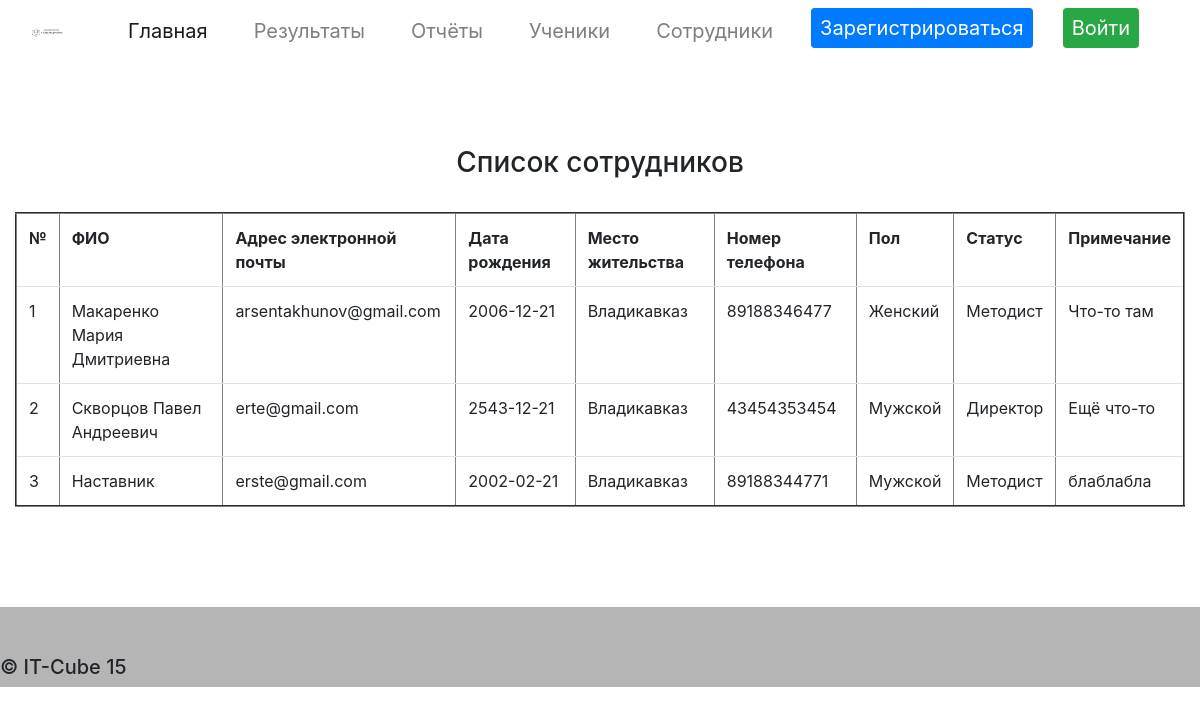
The page /employees on the database its author committed.
### data/employees.py (models this page shows, shortened)
class Employees(SqlAlchemyBase, UserMixin, SerializerMixin):
    __tablename__ = 'Employees'
    id = sqlalchemy.Column(sqlalchemy.Integer,
                           primary_key=True, autoincrement=True)
    FIO = sqlalchemy.Column(sqlalchemy.String, nullable=True)
    Email = sqlalchemy.Column(sqlalchemy.String, nullable=True, unique=True)
    Hashed_password = sqlalchemy.Column(sqlalchemy.String, nullable=True)
    Date_of_birth = sqlalchemy.Column(sqlalchemy.Date, nullable=True)
    Place_of_residence = sqlalchemy.Column(sqlalchemy.String, nullable=True)
    Number_phone = sqlalchemy.Column(sqlalchemy.String, nullable=True)
    Gender = sqlalchemy.Column(sqlalchemy.String, nullable=True)
    Status = sqlalchemy.Column(sqlalchemy.String, sqlalchemy.ForeignKey("Status_employees.id"), nullable=True)
    Note = sqlalchemy.Column(sqlalchemy.Text)
    studies_it_cube = orm.relation("Studies_it_cube", back_populates='employer')
    statusemployer = orm.relation("StatusEmployer")
    results = orm.relation("Results", back_populates='employer')
    participation_employees = orm.relation("Participation_employees", back_populates='employer')

class StatusEmployer(SqlAlchemyBase, UserMixin, SerializerMixin):
    __tablename__ = 'Status_employees'
    id = sqlalchemy.Column(sqlalchemy.Integer, primary_key=True, autoincrement=True)
    Role = sqlalchemy.Column(sqlalchemy.String, nullable=True)
    employer = orm.relation("Employees", back_populates='statusemployer')

### main.py (the view)
@app.route('/employees')
def employees():
    db_sess = db_session.create_session()
    res_dict = {}
    for empl in db_sess.query(Employees).all():
        status = db_sess.query(StatusEmployer).filter(StatusEmployer.id == empl.Status).first()
        res_dict[empl.id] = [empl.FIO, empl.Email, empl.Hashed_password, empl.Date_of_birth,
                             empl.Place_of_residence, empl.Number_phone, empl.Gender, status.Role,
                             empl.Note]
    return render_template('employees.html', all_employees=res_dict)

### data/db_session.py (called while the page is built)
def create_session() -> Session:
    global __factory
    return __factory()

### templates/employees.html
{% extends "base.html" %}
{% block content %}
    <br>
    <h3 align="center">Список сотрудников</h3>
    <br>
    <table border="2" align="center" class="table table-hover">
        <tr>
            <th>№</th>
            <th>ФИО</th>
            <th>Адрес электронной почты</th>
            <th>Дата рождения</th>
            <th>Место жительства</th>
            <th>Номер телефона</th>
            <th>Пол</th>
            <th>Статус</th>
            <th>Примечание</th>
        </tr>
        {% for employ in all_employees.keys() %}
            <tr>
                <td>{{ employ }}</td>
                <td>{{ all_employees[employ][0] }}</td>
                <td>{{ all_employees[employ][1] }}</td>
                <td>{{ all_employees[employ][3] }}</td>
                <td>{{ all_employees[employ][4] }}</td>
                <td>{{ all_employees[employ][5] }}</td>
                <td>{{ all_employees[employ][6] }}</td>
                <td>{{ all_employees[employ][7] }}</td>
                <td>{{ all_employees[employ][8] }}</td>
            </tr>
        {% endfor %}
    </table>
{% endblock %}

### templates/base.html (shortened to what this page needs)
<!doctype html>
<html lang="en">
<head>
    <link rel="stylesheet"
          href="https://stackpath.bootstrapcdn.com/bootstrap/4.4.1/css/bootstrap.min.css"
>
    <link rel="stylesheet" type="text/css" href="static/css/style.css"/>
</head>
<body>
<header>
    <nav class="navbar sticky-top navbar-expand-md navbar-light">
        <div class="container-fluid">
            <a class="navbar-brand" href="/"><img src="static/img/logo.jpg" alt="логотип" class="img-fluid"></a>
            <div class="collapse navbar-collapse" id="navbarSupportedContent">
                <ul class="navbar-nav">
                    <li class="nav-item">
                        <a class="nav-link active" href="/">Главная</a>
                    </li>
                    <li class="nav-item">
                        <a class="nav-link" href="/results_event">Результаты</a>
                    </li>
                    <li class="nav-item">
                        <a class="nav-link" href="/reports">Отчёты</a>
                    </li>
                    <li class="nav-item">
                        <a class="nav-link" href="/students">Ученики</a>
                    </li>
                    <li class="nav-item">
                        <a class="nav-link" href="/employees">Сотрудники</a>
                    </li>
                    {% if not current_user.is_authenticated %}
                    <li class="nav-item btn_not">
                        <a class="btn btn-primary btn-input btn-sm" href="/register">Зарегистрироваться</a>
                    </li>
                    <li class="nav-item btn_not">
                        <a class="btn btn-success btn-input btn-sm" href="/login">Войти</a>
                    </li>
                    {% else %}
                    <li class="nav-item">
                        <a class="btn btn-danger btn-input btn-sm" href="/logout">Выйти</a>
                    </li>
                    {% endif %}
                </ul>
            </div>
        </div>
    </nav>
</header>
<main role="main" class="container-fluid">
    {% block content %} {% endblock %}
</main>
<footer class="pt-2 my-md-5 pt-md-5">
    <div class="row">
        <div class="col-12 col-md">
            <h5>© IT-Cube 15</h5>
        </div>
    </div>
</footer>
</body>

### static/css/style.css (style rules this page uses)
.btn-input { font-size: 20px; }
.nav-item:not(.btn_not) { font-size: 20px; }
.nav-item, .btn_not { padding-right: 30px; }
main { margin-top: 60px; margin-bottom: 100px; }
footer { background-color: #b5b5b5; }
.navbar-brand { padding-right: 40px; }

### rows shown on the page
Employees: FIO "Макаренко Мария Дмитриевна", Email "arsentakhunov@gmail.com", Date_of_birth "2006-12-21", Place_of_residence "Владикавказ", Number_phone "89188346477", Gender "Женский", Note "Что-то там"
StatusEmployer: Role "Методист" "Методист"
Employees: FIO "Скворцов Павел Андреевич", Email "erte@gmail.com", Date_of_birth "2543-12-21", Place_of_residence "Владикавказ", Number_phone "43454353454", Gender "Мужской", Note "Ещё что-то"
StatusEmployer: Role "Директор"
Employees: FIO "Наставник", Email "erste@gmail.com", Date_of_birth "2002-02-21", Place_of_residence "Владикавказ", Number_phone "89188344771", Gender "Мужской", Note "блаблабла"

### other values the page prints
{{ employ }} "1" "2" "3"
